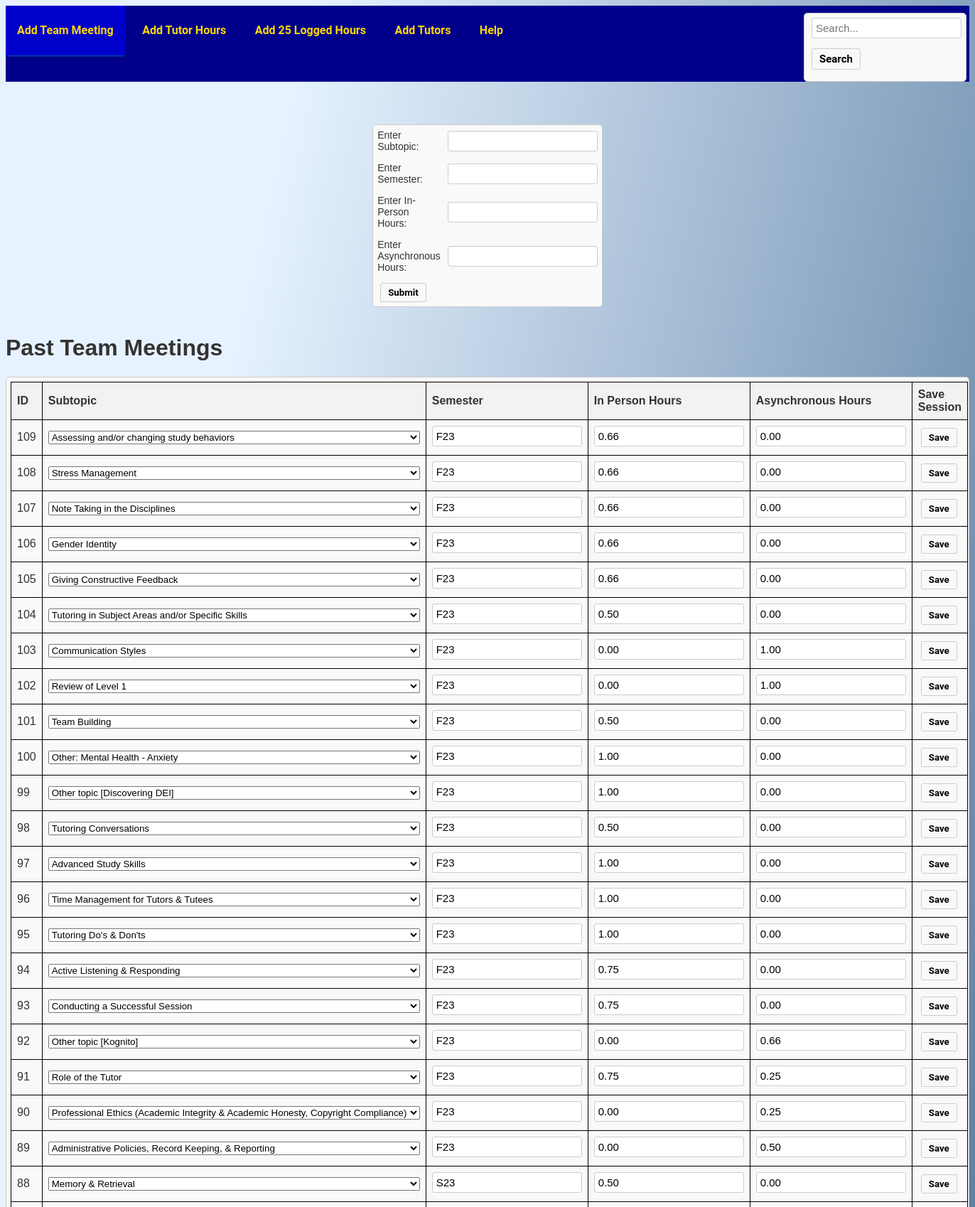
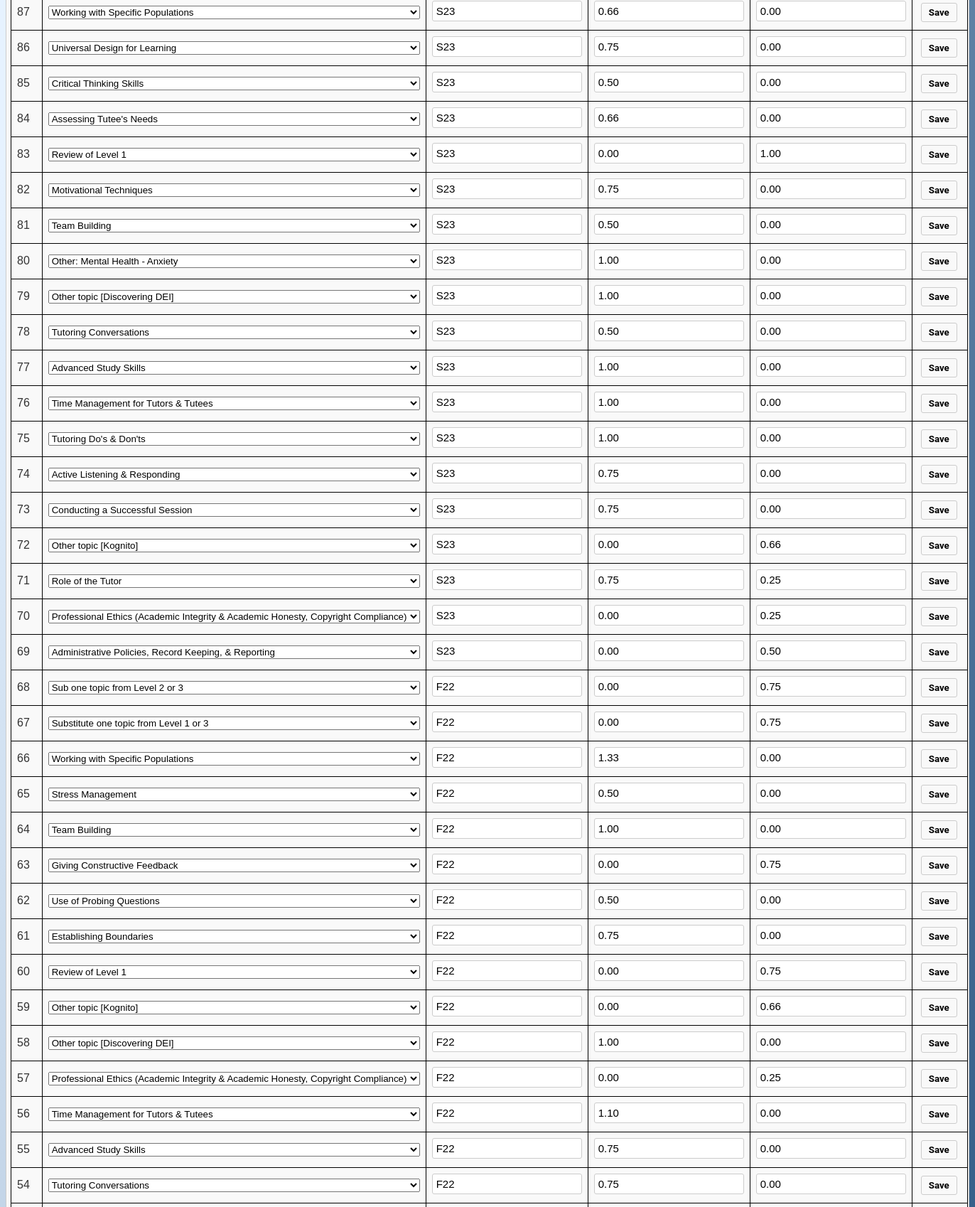
The page / (upper part) on the database its author committed (2 pictures, top to bottom).
### CertTracApp/models.py (models this page shows)
class Session(models.Model):
    subtopic = models.ForeignKey(Subtopic, on_delete = models.DO_NOTHING, null = True)
    semester = models.TextField()
    in_person_hours = models.DecimalField(max_digits = 5, decimal_places = 2)
    async_hours = models.DecimalField(max_digits = 5, decimal_places = 2)

### CertTracApp/views.py (the view)
# urls.py: path('', views.render_team_meetings, name='team_meetings'),
def render_team_meetings(request):
    SessionFormSet = modelformset_factory(Session, SessionForm, extra = 0, can_delete = True)
    queryset = Session.objects.all().order_by('-id')
    initial = [{'subtopic': session.subtopic.name} for session in queryset]
    formset = SessionFormSet(queryset = queryset, initial = initial)
    return render(request, 'session.html', {'formset': formset})

### CertTracApp/models.py (called while the page is built)
    def __str__(self):
        return self.name

### templates/session.html (shortened to what this page needs)
{% extends 'base.html' %}
{% block content %}
<form method="post" action="{% url 'session' %}">
    <div class="form-row">
        <label for="course">Enter Subtopic: </label>
        <input type="text" id="course" name="course" required>
    </div>
    <div class="form-row">
        <label for="semester">Enter Semester: </label>
        <input type="text" id="semester" name="semester" required>
    </div>
    <div class="form-row">
        <label for="hours">Enter In-Person Hours:</label>
        <input type="number" id="hours" name="hours" step="0.01" required>
    </div>
    <div class="form-row">
        <label for="asynchronous_hours">Enter Asynchronous Hours:</label>
        <input type="number" id="asynchronous_hours" name="asynchronous_hours" step="0.01" required>
    </div>
    <button type="submit">Submit</button>
</form>
    <br>
<h1> Past Team Meetings </h1>
<form method = "post" action = "{% url 'session_' %}">
    <table>
        <th>ID</th>
        <th>Subtopic</th>
        <th>Semester</th>
        <th>In Person Hours</th>
        <th>Asynchronous Hours</th>
        <th>Save Session</th>
        {% for form in formset %}
            <tr>
                <td>{{ form.instance.id }}</td>
                <td>{{ form.subtopic }}</td>
                <td>{{ form.semester }}</td>
                <td>{{ form.in_person_hours}}</td>
                <td>{{ form.async_hours }}</td>
                <td><button type="submit">Save</button></td>
            </tr>
    {% endfor %}
    </table>
</form>
{% endblock %}

### templates/base.html (shortened to what this page needs)
<!DOCTYPE html>
<html>
  {% load static %}
  <link rel="stylesheet" type="text/css" href="{% static 'styles.css' %}">
<head>
</head>
<body>
  <nav>
    <ul>
      <li><a href="{% url 'team_meetings' %}" class="{% if request.resolver_match.url_name == 'team_meetings' %}active{% endif %}">Add Team Meeting</a></li>
      <li><a href="{% url 'add_hours' %}" class="{% if request.resolver_match.url_name == 'add_hours' %}active{% endif %}">Add Tutor Hours</a></li>
      <li><a href="{% url 'page25' %}" class="{% if request.resolver_match.url_name == 'page25' %}active{% endif %}">Add 25 Logged Hours</a></li>
      <li><a href="{% url 'add_tutor' %}" class="{% if request.resolver_match.url_name == 'add_tutor' %}active{% endif %}">Add Tutors</a></li>
      <li><a href="{% url 'help' %}" class="{% if request.resolver_match.url_name == 'help' %}active{% endif %}">Help</a></li>
      <li style="float: right;">
        <form action="{% url 'search' %}" method="get">
          <input type="text" name="q" placeholder="Search...">
          <button type="submit">Search</button>
        </form>
      </li>
    </ul>
  </nav>
  <main class="main-content">
  <main>
    {% block content %}{% endblock %}
  </main>
</body>
</html>

### static/styles.css (style rules this page uses)
body { background: linear-gradient(to top left, #003366 3%, #e6f2ff 84%); background-repeat: no-repeat; background-attachment: fixed; background-size: cover; color: #333; font-family: Arial, sans-serif; }
nav ul { background-color: #00008B; overflow: hidden; list-style-type: none; padding: 0; margin: 0; }
nav ul li { display: inline-block; margin-right: 4px; line-height: 50px; }
nav ul li a { display: block; color: #FFD700; text-align: center; padding: 20px 16px; text-decoration: none; transition: all 0.3s; font-family: 'Roboto', sans-serif; font-weight: 700; font-size: 16px; line-height: 30px; }
nav ul li a.active { background-color: #0000CD; box-shadow: 0 2px 2px -2px #0DFFD7; }
nav form { float: right; margin-top: 10px; }
nav form input[type="text"], nav form button { margin-left: 4px; padding: 5px 10px; font-size: 15px; border: 1px solid #ccc; border-radius: 3px; box-sizing: border-box; }
button, nav form button { background-color: #f9f9f9; color: #000000; padding: 5px 10px; border: 1px solid #ccc; border-radius: 3px; cursor: pointer; font-family: 'Roboto', sans-serif; font-weight: 700; line-height: normal; box-sizing: border-box; display: inline-block; margin-left: 4px; }
input[type="text"], nav form input[type="text"] { border: 1px solid #ccc; border-radius: 3px; padding: 5px; font-family: Arial, sans-serif; font-size: 15px; box-sizing: border-box; display: block; margin-bottom: 4px; }
form { max-width: min-content; margin: 0 auto; padding: 6px; border: 1px solid #ccc; border-radius: 5px; background-color: #f9f9f9; }
label { font-family: Arial, sans-serif; font-weight: normal; font-size: 14px; display: block; margin-bottom: 4px; }
.form-row { display: flex; align-items: center; justify-content: space-between; margin-bottom: 10px; }
.form-row label { flex: 1; margin-right: 10px; }
.form-row input, .form-row input[type="submit"] { padding: 5px; border: 1px solid #ccc; border-radius: 3px; margin-bottom: 4px; }
input[type="text"], input[type="date"], input[type="number"], input[type="email"], input[type="checkbox"], input[type="radio"] { border: 1px solid #ccc; border-radius: 3px; padding: 5px; font-size: 15px; box-sizing: border-box; display: block; margin-top: 0; margin-bottom: 4px; }
button, input[type="button"], input[type="submit"], input[type="reset"] { background-color: #f9f9f9; color: #000000; padding: 5px 10px; border: 1px solid #ccc; border-radius: 3px; cursor: pointer; font-family: 'Roboto', sans-serif; font-weight: 700; line-height: normal; box-sizing: border-box; display: inline-block; margin-left: 4px; }
.main-content { padding-top: 60px; }

### templates/session.html (style rules this page uses)
table { border-collapse: collapse; width: 100%; }
th, td { border: 1px solid #000; padding: 8px; text-align: left; }
th { background-color: #f2f2f2; }

### rows shown on the page
Session: instance.id "109"
Session: instance.id "108"
Session: instance.id "107"
Session: instance.id "106"
Session: instance.id "105"
Session: instance.id "104"
Session: instance.id "103"
Session: instance.id "102"
Session: instance.id "101"
Session: instance.id "100"
Session: instance.id "99"
Session: instance.id "98"
Session: instance.id "97"
Session: instance.id "96"
Session: instance.id "95"
Session: instance.id "94"
Session: instance.id "93"
Session: instance.id "92"
Session: instance.id "91"
Session: instance.id "90"
Session: instance.id "89"
Session: instance.id "88"
Session: instance.id "87"
Session: instance.id "86"
Session: instance.id "85"
Session: instance.id "84"
Session: instance.id "83"
Session: instance.id "82"
Session: instance.id "81"
Session: instance.id "80"
Session: instance.id "79"
Session: instance.id "78"
Session: instance.id "77"
Session: instance.id "76"
Session: instance.id "75"
Session: instance.id "74"
Session: instance.id "73"
Session: instance.id "72"
Session: instance.id "71"
Session: instance.id "70"
Session: instance.id "69"
Session: instance.id "68"
Session: instance.id "67"
